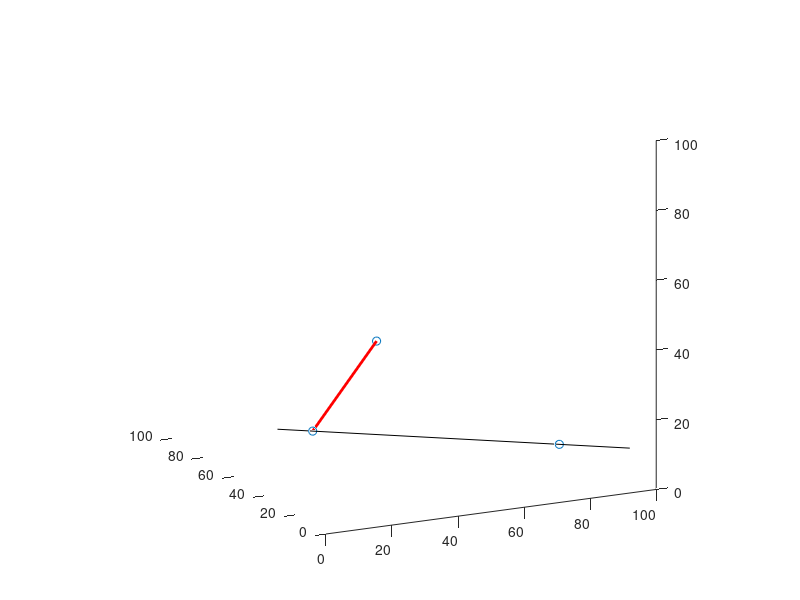

Reproduce this figure in MATLAB. (Note: this script raises an error after producing the figure.)
function demoGeom3d(varargin)
%DEMOGEOM3D Demo of geom3d basic processing
%
%   Demonstrates some usage example of the geom3d library. 
%   In particular, it shows how to:
%   - create shapes like points, edges, lines and plane
%   - draw these shape on current figure
%   - compute intersections of lines and planes
%   - compute lines perpendicular to a plane
%
%   Example
%     demoGeom3d
%
%   See also
%

% ------
% Author: David Legland
% e-mail: david.legland@inra.fr
% Created: 2009-06-22,    using Matlab 7.7.0.471 (R2008b)
% Copyright 2009 INRA - Cepia Software Platform.


%% Create points and lines

% create some points: points are simply represented by a row vector of 3
% elements.
p1 = [10 20 30];
p2 = [80 10 20];
p3 = [20 50 10];

% points can be grouped into arrays to represent point sets
points = [p1;p2;p3];

% create a 3D line through 2 points
line12 = createLine3d(p1, p2);

% an edge is represented by concatenating its vertices
edge13 = [p1 p3];

% prepare a figure for drawing
figure('color','w'); clf; hold on
axis equal;
axis([0 100 0 100 0 100]);
set(gcf, 'renderer', 'opengl');
set(gca, 'CameraPosition', [400 -200 800]);

% draw all points
drawPoint3d(points);

% draw the line, with some drawing options (clipping is automatic).
drawLine3d(line12, 'color', 'k');

% draw an edge, using a thick stroke and a different color
drawEdge3d(edge13, 'color', 'r', 'linewidth', 2);


%% Create planes

% create a plane from 3 points
plane = createPlane(p1, p2, p3);

% draw the plane. Clipping is automatically performed.
drawPlane3d(plane);

% create a line from a point and a direction vector
p0 = [60 60 60];
n0 = [-10 1 10];
plane0 = createPlane(p0, n0);

% draw the plane, changing its color
drawPlane3d(plane0, 'g');


%% Compute intersections

% compute intersection between 2 planes
line = intersectPlanes(plane0, plane);
drawLine3d(line, 'lineWidth', 2);

% compute intersection between a plane and a line
inter = intersectLinePlane(line12, plane0);
drawPoint3d(inter, 'Marker', '+', 'MarkerSize', 10, 'LineWidth', 3);

% create a line perpendicular to a plane
normal = planeNormal(plane);
perpLine = [80 60 40 normal];
% define line properties as struct
lineProps.LineStyle='--';
lineProps.LineWidth=2;
lineProps.Color='c';
drawLine3d(perpLine,lineProps);

% compute intersection of line with plane
inter2 = intersectLinePlane(perpLine, plane);
% define point properties as struct
pointProps.Marker='^';
pointProps.MarkerFaceColor='c';
pointProps.MarkerEdgeColor='k';
drawPoint3d(inter2,pointProps);

%% Draw circles
circles = [50 50 50 10 10 20 30; 60 60 60 15 15 25 35];
drawCircle3d(circles)